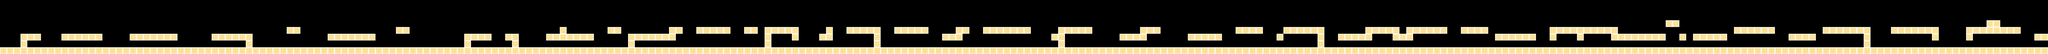

This is a level from a 2D game, rendered from its Tiled map with the project's own tilesets. A one-line summary and the map file follow, with tile-layer data summarised:
An orthogonal 300x8 tile map with 96x96 px tiles, 1 tile layer (Tile Layer 1) and 70 objects.

<map version="1.8" tiledversion="1.8.4" orientation="orthogonal" renderorder="right-down" width="300" height="8" tilewidth="96" tileheight="96" infinite="0" nextlayerid="16" nextobjectid="226">
 <tileset firstgid="1" source="sand.tsx" />
 <layer id="1" name="Tile Layer 1" width="300" height="8">
  <data>[2400 cells, 535 non-empty, 1 distinct tile ids]</data>
 </layer>
 <objectgroup id="15" name="spikes">
  <object id="195" x="2252" y="669">
   <point />
  </object>
  <object id="196" x="4847" y="664">
   <point />
  </object>
  <object id="197" x="5705" y="663">
   <point />
  </object>
  <object id="198" x="7346" y="664">
   <point />
  </object>
  <object id="199" x="10224" y="664">
   <point />
  </object>
  <object id="200" x="11664" y="660">
   <point />
  </object>
  <object id="201" x="13004" y="658">
   <point />
  </object>
  <object id="203" x="16555" y="665">
   <point />
  </object>
  <object id="204" x="17808" y="662">
   <point />
  </object>
  <object id="205" x="20399" y="658">
   <point />
  </object>
  <object id="206" x="21369" y="665">
   <point />
  </object>
  <object id="207" x="21841" y="664">
   <point />
  </object>
  <object id="208" x="23761" y="665">
   <point />
  </object>
  <object id="209" x="24909" y="666">
   <point />
  </object>
  <object id="210" x="26650" y="666">
   <point />
  </object>
  <object id="211" x="27408" y="661.333">
   <point />
  </object>
  <object id="212" x="7168" y="665.333">
   <point />
  </object>
  <object id="214" x="8012" y="476">
   <point />
  </object>
  <object id="216" x="8973.33" y="672">
   <point />
  </object>
  <object id="218" x="13390.7" y="478.667">
   <point />
  </object>
  <object id="220" x="14832" y="477.333">
   <point />
  </object>
  <object id="221" x="14170.7" y="670.667">
   <point />
  </object>
  <object id="222" x="15792" y="668">
   <point />
  </object>
  <object id="223" x="18000" y="478.667">
   <point />
  </object>
  <object id="224" x="19153.3" y="478.667">
   <point />
  </object>
  <object id="225" x="19729.3" y="476">
   <point />
  </object>
 </objectgroup>
 <objectgroup id="12" name="catnips">
  <object id="107" x="200" y="487.879" width="69.697" height="75.7576" />
  <object id="108" x="484.848" y="303.03" width="81.8182" height="78.7879" />
  <object id="109" x="1342.42" y="596.97" width="87.8788" height="60.6061" />
  <object id="110" x="1839.39" y="281.818" width="81.8182" height="90.9091" />
  <object id="111" x="2693.94" y="500" width="75.7576" height="72.7273" />
  <object id="112" x="3257.58" y="290.909" width="96.9697" height="87.8788" />
  <object id="113" x="3833.33" y="484.848" width="103.03" height="84.8485" />
  <object id="114" x="5378.79" y="303.03" width="75.7576" height="69.697" />
  <object id="115" x="6727.27" y="593.939" width="78.7879" height="60.6061" />
  <object id="116" x="8563.64" y="496.97" width="63.6364" height="69.697" />
  <object id="117" x="9333.33" y="606.061" width="63.6364" height="45.4545" />
  <object id="118" x="10948.5" y="490.909" width="81.8182" height="75.7576" />
  <object id="119" x="12012.1" y="503.03" width="69.697" height="63.6364" />
  <object id="120" x="13554.5" y="506.061" width="60.6061" height="45.4545" />
  <object id="121" x="15003" y="509.091" width="60.6061" height="48.4848" />
  <object id="122" x="16800" y="387.879" width="87.8788" height="66.6667" />
  <object id="123" x="15839.4" y="400" width="87.8788" height="60.6061" />
  <object id="124" x="18251.5" y="506.061" width="66.6667" height="60.6061" />
  <object id="126" x="19409.1" y="596.97" width="66.6667" height="45.4545" />
  <object id="127" x="20948.5" y="400" width="66.6667" height="60.6061" />
  <object id="128" x="22303" y="500" width="100" height="60.6061" />
  <object id="129" x="24003" y="393.939" width="84.8485" height="66.6667" />
  <object id="130" x="26112.1" y="500" width="78.7879" height="57.5758" />
  <object id="131" x="26942.4" y="281.818" width="84.8485" height="75.7576" />
  <object id="132" x="28003" y="527.273" width="75.7576" height="63.6364" />
 </objectgroup>
 <objectgroup id="13" name="butterflies">
  <object id="152" x="1057.58" y="290.909" width="100" height="90.9091">
   <ellipse />
  </object>
  <object id="153" x="2496.97" y="200" width="96.9697" height="87.8788">
   <ellipse />
  </object>
  <object id="154" x="3942.42" y="200" width="103.03" height="81.8182">
   <ellipse />
  </object>
  <object id="155" x="5960.61" y="387.879" width="106.061" height="109.091">
   <ellipse />
  </object>
  <object id="156" x="7390.91" y="290.909" width="106.061" height="100">
   <ellipse />
  </object>
  <object id="157" x="9969.7" y="200" width="115.152" height="115.152">
   <ellipse />
  </object>
  <object id="158" x="11409.1" y="193.939" width="124.242" height="130.303">
   <ellipse />
  </object>
  <object id="159" x="13145.5" y="218.182" width="84.8485" height="90.9091">
   <ellipse />
  </object>
  <object id="161" x="14590.9" y="187.879" width="103.03" height="96.9697">
   <ellipse />
  </object>
  <object id="162" x="15427.3" y="200" width="84.8485" height="78.7879">
   <ellipse />
  </object>
  <object id="163" x="17572.7" y="196.97" width="93.9394" height="87.8788">
   <ellipse />
  </object>
  <object id="164" x="19003" y="196.97" width="100" height="96.9697">
   <ellipse />
  </object>
  <object id="165" x="20342.4" y="184.848" width="106.061" height="109.091">
   <ellipse />
  </object>
  <object id="166" x="21593.9" y="181.818" width="103.03" height="96.9697">
   <ellipse />
  </object>
  <object id="168" x="23045.5" y="200" width="106.061" height="96.9697">
   <ellipse />
  </object>
  <object id="169" x="24672.7" y="187.879" width="103.03" height="106.061">
   <ellipse />
  </object>
  <object id="170" x="25721.2" y="193.939" width="112.121" height="93.9394">
   <ellipse />
  </object>
  <object id="171" x="27466.7" y="184.848" width="103.03" height="103.03">
   <ellipse />
  </object>
  <object id="172" x="28597" y="284.848" width="112.121" height="100">
   <ellipse />
  </object>
 </objectgroup>
</map>
